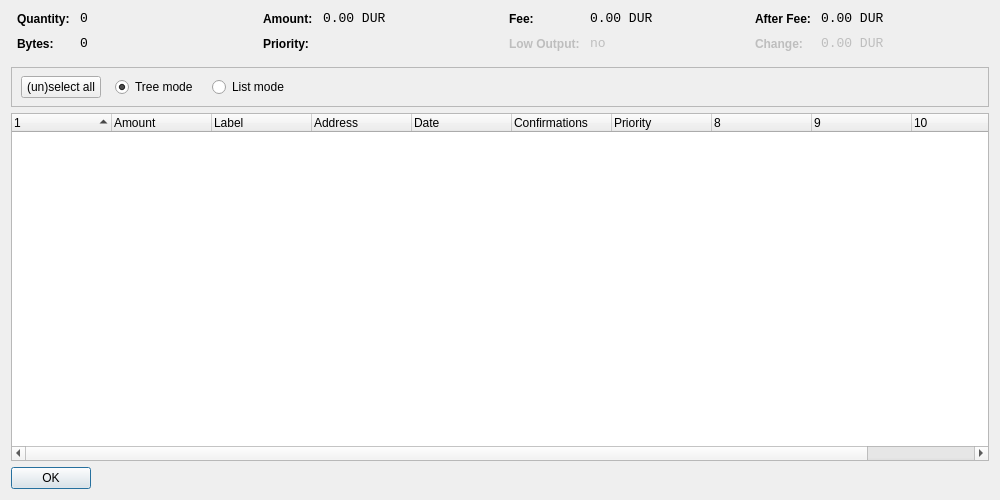
<?xml version="1.0" encoding="UTF-8"?>
<ui version="4.0">
 <class>CoinControlDialog</class>
 <widget class="QDialog" name="CoinControlDialog">
  <property name="geometry">
   <rect>
    <x>0</x>
    <y>0</y>
    <width>1000</width>
    <height>500</height>
   </rect>
  </property>
  <property name="windowTitle">
   <string>Coin Control</string>
  </property>
  <layout class="QVBoxLayout" name="verticalLayout">
   <item>
    <layout class="QHBoxLayout" name="horizontalLayoutTop" stretch="0,0,0,0">
     <property name="topMargin">
      <number>0</number>
     </property>
     <property name="bottomMargin">
      <number>10</number>
     </property>
     <item>
      <layout class="QFormLayout" name="formLayoutCoinControl1">
       <property name="horizontalSpacing">
        <number>10</number>
       </property>
       <property name="verticalSpacing">
        <number>10</number>
       </property>
       <property name="leftMargin">
        <number>6</number>
       </property>
       <property name="rightMargin">
        <number>6</number>
       </property>
       <item row="0" column="0">
        <widget class="QLabel" name="labelCoinControlQuantityText">
         <property name="styleSheet">
          <string notr="true">font-weight:bold;</string>
         </property>
         <property name="text">
          <string>Quantity:</string>
         </property>
        </widget>
       </item>
       <item row="0" column="1">
        <widget class="QLabel" name="labelCoinControlQuantity">
         <property name="font">
          <font>
           <family>Monospace</family>
           <pointsize>10</pointsize>
          </font>
         </property>
         <property name="cursor">
          <cursorShape>IBeamCursor</cursorShape>
         </property>
         <property name="contextMenuPolicy">
          <enum>Qt::ActionsContextMenu</enum>
         </property>
         <property name="text">
          <string notr="true">0</string>
         </property>
         <property name="textInteractionFlags">
          <set>Qt::LinksAccessibleByMouse|Qt::TextSelectableByKeyboard|Qt::TextSelectableByMouse</set>
         </property>
        </widget>
       </item>
       <item row="1" column="0">
        <widget class="QLabel" name="labelCoinControlBytesText">
         <property name="styleSheet">
          <string notr="true">font-weight:bold;</string>
         </property>
         <property name="text">
          <string>Bytes:</string>
         </property>
        </widget>
       </item>
       <item row="1" column="1">
        <widget class="QLabel" name="labelCoinControlBytes">
         <property name="font">
          <font>
           <family>Monospace</family>
           <pointsize>10</pointsize>
          </font>
         </property>
         <property name="cursor">
          <cursorShape>IBeamCursor</cursorShape>
         </property>
         <property name="contextMenuPolicy">
          <enum>Qt::ActionsContextMenu</enum>
         </property>
         <property name="text">
          <string notr="true">0</string>
         </property>
         <property name="textInteractionFlags">
          <set>Qt::LinksAccessibleByMouse|Qt::TextSelectableByKeyboard|Qt::TextSelectableByMouse</set>
         </property>
        </widget>
       </item>
      </layout>
     </item>
     <item>
      <layout class="QFormLayout" name="formLayoutCoinControl2">
       <property name="horizontalSpacing">
        <number>10</number>
       </property>
       <property name="verticalSpacing">
        <number>10</number>
       </property>
       <property name="leftMargin">
        <number>6</number>
       </property>
       <property name="rightMargin">
        <number>6</number>
       </property>
       <item row="0" column="0">
        <widget class="QLabel" name="labelCoinControlAmountText">
         <property name="styleSheet">
          <string notr="true">font-weight:bold;</string>
         </property>
         <property name="text">
          <string>Amount:</string>
         </property>
        </widget>
       </item>
       <item row="0" column="1">
        <widget class="QLabel" name="labelCoinControlAmount">
         <property name="font">
          <font>
           <family>Monospace</family>
           <pointsize>10</pointsize>
          </font>
         </property>
         <property name="cursor">
          <cursorShape>IBeamCursor</cursorShape>
         </property>
         <property name="contextMenuPolicy">
          <enum>Qt::ActionsContextMenu</enum>
         </property>
         <property name="text">
          <string notr="true">0.00 DUR</string>
         </property>
         <property name="textInteractionFlags">
          <set>Qt::LinksAccessibleByMouse|Qt::TextSelectableByKeyboard|Qt::TextSelectableByMouse</set>
         </property>
        </widget>
       </item>
       <item row="1" column="0">
        <widget class="QLabel" name="labelCoinControlPriorityText">
         <property name="styleSheet">
          <string notr="true">font-weight:bold;</string>
         </property>
         <property name="text">
          <string>Priority:</string>
         </property>
        </widget>
       </item>
       <item row="1" column="1">
        <widget class="QLabel" name="labelCoinControlPriority">
         <property name="font">
          <font>
           <family>Monospace</family>
           <pointsize>10</pointsize>
          </font>
         </property>
         <property name="cursor">
          <cursorShape>IBeamCursor</cursorShape>
         </property>
         <property name="contextMenuPolicy">
          <enum>Qt::ActionsContextMenu</enum>
         </property>
         <property name="text">
          <string/>
         </property>
         <property name="textInteractionFlags">
          <set>Qt::LinksAccessibleByMouse|Qt::TextSelectableByKeyboard|Qt::TextSelectableByMouse</set>
         </property>
        </widget>
       </item>
      </layout>
     </item>
     <item>
      <layout class="QFormLayout" name="formLayoutCoinControl3">
       <property name="horizontalSpacing">
        <number>10</number>
       </property>
       <property name="verticalSpacing">
        <number>10</number>
       </property>
       <property name="leftMargin">
        <number>6</number>
       </property>
       <property name="rightMargin">
        <number>6</number>
       </property>
       <item row="0" column="0">
        <widget class="QLabel" name="labelCoinControlFeeText">
         <property name="styleSheet">
          <string notr="true">font-weight:bold;</string>
         </property>
         <property name="text">
          <string>Fee:</string>
         </property>
        </widget>
       </item>
       <item row="0" column="1">
        <widget class="QLabel" name="labelCoinControlFee">
         <property name="font">
          <font>
           <family>Monospace</family>
           <pointsize>10</pointsize>
          </font>
         </property>
         <property name="cursor">
          <cursorShape>IBeamCursor</cursorShape>
         </property>
         <property name="contextMenuPolicy">
          <enum>Qt::ActionsContextMenu</enum>
         </property>
         <property name="text">
          <string notr="true">0.00 DUR</string>
         </property>
         <property name="textInteractionFlags">
          <set>Qt::LinksAccessibleByMouse|Qt::TextSelectableByKeyboard|Qt::TextSelectableByMouse</set>
         </property>
        </widget>
       </item>
       <item row="1" column="0">
        <widget class="QLabel" name="labelCoinControlLowOutputText">
         <property name="enabled">
          <bool>false</bool>
         </property>
         <property name="styleSheet">
          <string notr="true">font-weight:bold;</string>
         </property>
         <property name="text">
          <string>Low Output:</string>
         </property>
        </widget>
       </item>
       <item row="1" column="1">
        <widget class="QLabel" name="labelCoinControlLowOutput">
         <property name="enabled">
          <bool>false</bool>
         </property>
         <property name="font">
          <font>
           <family>Monospace</family>
           <pointsize>10</pointsize>
          </font>
         </property>
         <property name="cursor">
          <cursorShape>IBeamCursor</cursorShape>
         </property>
         <property name="contextMenuPolicy">
          <enum>Qt::ActionsContextMenu</enum>
         </property>
         <property name="text">
          <string notr="true">no</string>
         </property>
         <property name="textInteractionFlags">
          <set>Qt::LinksAccessibleByMouse|Qt::TextSelectableByKeyboard|Qt::TextSelectableByMouse</set>
         </property>
        </widget>
       </item>
      </layout>
     </item>
     <item>
      <layout class="QFormLayout" name="formLayoutCoinControl4">
       <property name="horizontalSpacing">
        <number>10</number>
       </property>
       <property name="verticalSpacing">
        <number>10</number>
       </property>
       <property name="leftMargin">
        <number>6</number>
       </property>
       <property name="rightMargin">
        <number>6</number>
       </property>
       <item row="0" column="0">
        <widget class="QLabel" name="labelCoinControlAfterFeeText">
         <property name="styleSheet">
          <string notr="true">font-weight:bold;</string>
         </property>
         <property name="text">
          <string>After Fee:</string>
         </property>
        </widget>
       </item>
       <item row="0" column="1">
        <widget class="QLabel" name="labelCoinControlAfterFee">
         <property name="font">
          <font>
           <family>Monospace</family>
           <pointsize>10</pointsize>
          </font>
         </property>
         <property name="cursor">
          <cursorShape>IBeamCursor</cursorShape>
         </property>
         <property name="contextMenuPolicy">
          <enum>Qt::ActionsContextMenu</enum>
         </property>
         <property name="text">
          <string notr="true">0.00 DUR</string>
         </property>
         <property name="textInteractionFlags">
          <set>Qt::LinksAccessibleByMouse|Qt::TextSelectableByKeyboard|Qt::TextSelectableByMouse</set>
         </property>
        </widget>
       </item>
       <item row="1" column="0">
        <widget class="QLabel" name="labelCoinControlChangeText">
         <property name="enabled">
          <bool>false</bool>
         </property>
         <property name="styleSheet">
          <string notr="true">font-weight:bold;</string>
         </property>
         <property name="text">
          <string>Change:</string>
         </property>
        </widget>
       </item>
       <item row="1" column="1">
        <widget class="QLabel" name="labelCoinControlChange">
         <property name="enabled">
          <bool>false</bool>
         </property>
         <property name="font">
          <font>
           <family>Monospace</family>
           <pointsize>10</pointsize>
          </font>
         </property>
         <property name="cursor">
          <cursorShape>IBeamCursor</cursorShape>
         </property>
         <property name="contextMenuPolicy">
          <enum>Qt::ActionsContextMenu</enum>
         </property>
         <property name="text">
          <string notr="true">0.00 DUR</string>
         </property>
         <property name="textInteractionFlags">
          <set>Qt::LinksAccessibleByMouse|Qt::TextSelectableByKeyboard|Qt::TextSelectableByMouse</set>
         </property>
        </widget>
       </item>
      </layout>
     </item>
    </layout>
   </item>
   <item>
    <widget class="QFrame" name="frame">
     <property name="minimumSize">
      <size>
       <width>0</width>
       <height>40</height>
      </size>
     </property>
     <property name="frameShape">
      <enum>QFrame::StyledPanel</enum>
     </property>
     <property name="frameShadow">
      <enum>QFrame::Sunken</enum>
     </property>
     <widget class="QWidget" name="horizontalLayoutWidget">
      <property name="geometry">
       <rect>
        <x>10</x>
        <y>0</y>
        <width>781</width>
        <height>41</height>
       </rect>
      </property>
      <layout class="QHBoxLayout" name="horizontalLayoutPanel" stretch="0,0,0,0,0">
       <property name="spacing">
        <number>14</number>
       </property>
       <item>
        <widget class="QPushButton" name="pushButtonSelectAll">
         <property name="sizePolicy">
          <sizepolicy hsizetype="Maximum" vsizetype="Fixed">
           <horstretch>0</horstretch>
           <verstretch>0</verstretch>
          </sizepolicy>
         </property>
         <property name="text">
          <string>(un)select all</string>
         </property>
        </widget>
       </item>
       <item>
        <widget class="QRadioButton" name="radioTreeMode">
         <property name="sizePolicy">
          <sizepolicy hsizetype="Maximum" vsizetype="Fixed">
           <horstretch>0</horstretch>
           <verstretch>0</verstretch>
          </sizepolicy>
         </property>
         <property name="text">
          <string>Tree mode</string>
         </property>
         <property name="checked">
          <bool>true</bool>
         </property>
        </widget>
       </item>
       <item>
        <widget class="QRadioButton" name="radioListMode">
         <property name="sizePolicy">
          <sizepolicy hsizetype="Maximum" vsizetype="Fixed">
           <horstretch>0</horstretch>
           <verstretch>0</verstretch>
          </sizepolicy>
         </property>
         <property name="text">
          <string>List mode</string>
         </property>
        </widget>
       </item>
       <item>
        <spacer name="horizontalSpacer">
         <property name="orientation">
          <enum>Qt::Horizontal</enum>
         </property>
         <property name="sizeHint" stdset="0">
          <size>
           <width>40</width>
           <height>20</height>
          </size>
         </property>
        </spacer>
       </item>
      </layout>
     </widget>
    </widget>
   </item>
   <item>
    <widget class="CoinControlTreeWidget" name="treeWidget">
     <property name="contextMenuPolicy">
      <enum>Qt::CustomContextMenu</enum>
     </property>
     <property name="sortingEnabled">
      <bool>false</bool>
     </property>
     <property name="columnCount">
      <number>11</number>
     </property>
     <attribute name="headerShowSortIndicator" stdset="0">
      <bool>true</bool>
     </attribute>
     <attribute name="headerStretchLastSection">
      <bool>false</bool>
     </attribute>
     <column>
      <property name="text">
       <string/>
      </property>
     </column>
     <column>
      <property name="text">
       <string>Amount</string>
      </property>
     </column>
     <column>
      <property name="text">
       <string>Label</string>
      </property>
     </column>
     <column>
      <property name="text">
       <string>Address</string>
      </property>
     </column>
     <column>
      <property name="text">
       <string>Date</string>
      </property>
     </column>
     <column>
      <property name="text">
       <string>Confirmations</string>
      </property>
      <property name="toolTip">
       <string>Confirmed</string>
      </property>
     </column>
     <column>
      <property name="text">
       <string>Priority</string>
      </property>
     </column>
     <column>
      <property name="text">
       <string/>
      </property>
     </column>
     <column>
      <property name="text">
       <string/>
      </property>
     </column>
     <column>
      <property name="text">
       <string/>
      </property>
     </column>
     <column>
      <property name="text">
       <string/>
      </property>
     </column>
    </widget>
   </item>
   <item>
    <widget class="QDialogButtonBox" name="buttonBox">
     <property name="sizePolicy">
      <sizepolicy hsizetype="Maximum" vsizetype="Fixed">
       <horstretch>0</horstretch>
       <verstretch>0</verstretch>
      </sizepolicy>
     </property>
     <property name="orientation">
      <enum>Qt::Horizontal</enum>
     </property>
     <property name="standardButtons">
      <set>QDialogButtonBox::Ok</set>
     </property>
    </widget>
   </item>
  </layout>
 </widget>
 <customwidgets>
  <customwidget>
   <class>CoinControlTreeWidget</class>
   <extends>QTreeWidget</extends>
   <header>coincontroltreewidget.h</header>
  </customwidget>
 </customwidgets>
 <resources/>
 <connections/>
</ui>
